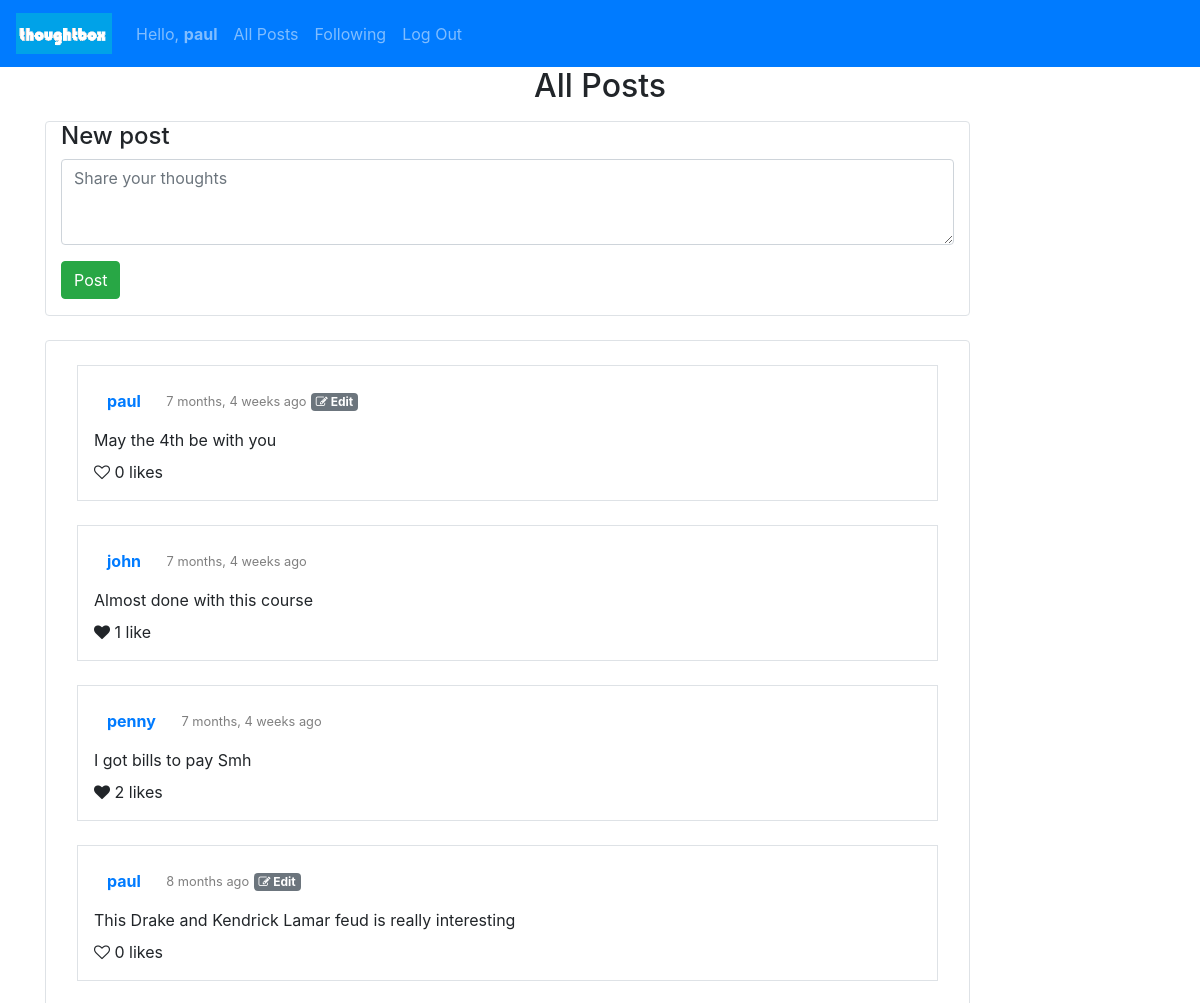
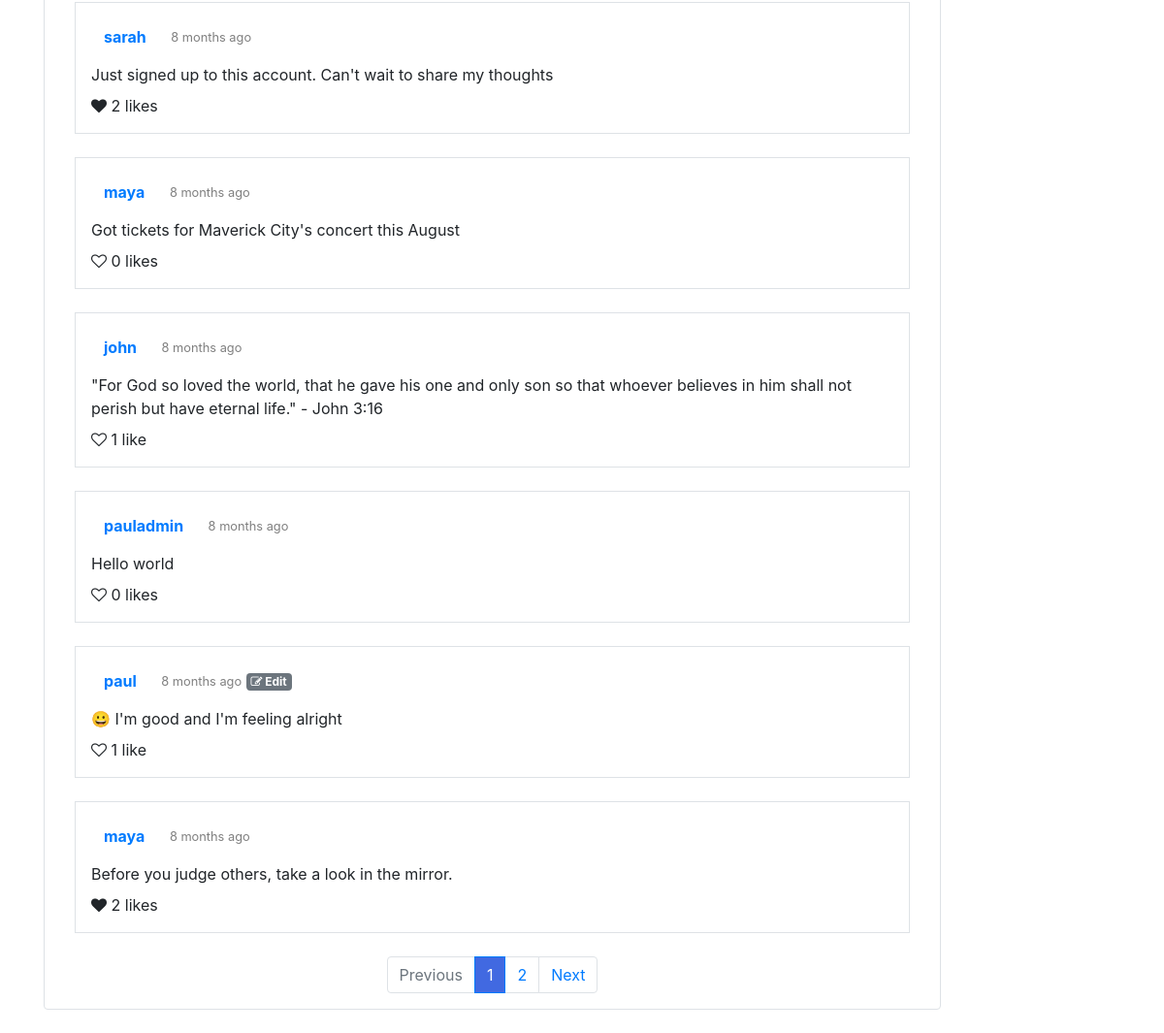
/ (signed in), run on the app's committed database (2 pictures, top to bottom).
### network/models.py (models this page shows, shortened)
class User(AbstractUser):
    pass
    following = models.ManyToManyField("self", blank=True, related_name="followers", symmetrical=False)

class Post(models.Model):
    author = models.ForeignKey(User, on_delete=models.CASCADE, related_name="posts")
    content = models.CharField(max_length=15000)
    posted_at = models.DateTimeField(auto_now_add=True)
    liked_by = models.ManyToManyField(User, blank=True, related_name="likes")
    def likes(self):
        return self.liked_by.all().count()
    class Meta:
        ordering = ['-posted_at']

### network/views.py (the view)
# urls.py: path("", views.index, name="index"),
def index(request):
    posts = Post.objects.all()
    paginator = Paginator(posts, 10) # shows 10 pages per page
    page_number = request.GET.get('page', 1)
    page = paginator.get_page(page_number)
    return render(request, "network/index.html", {
        'form': NewPostForm(),
        'page': page,
        'previous_page': get_previous_page,
        'next_page': get_next_page
    })

### network/forms.py
class NewPostForm(forms.ModelForm):
    class Meta:
        model = Post
        fields = ['content']
        labels = {
            'content': ''
        }
        widgets = {
            'content': forms.Textarea(attrs={'rows':3, 'maxlength': 1000, 'class': 'form-control', 'placeholder': 'Share your thoughts'})
        }

### network/templates/network/index.html (shortened to what this page needs)
{% extends "network/layout.html" %}
{% block body %}
    <div class="container">
        <h2 class="text-center title">All Posts</h2>
        {% if user.is_authenticated %}
        <div class="col-12 col-lg-10 border rounded mt-0 mt-sm-3">
            <h4>New post</h4>
            <form action="{% url 'newpost' %}" method="POST">
                {{ form }}
                <div class="form-group pt-3">
                    <button type="submit" class="btn btn-success">Post</button>
                </div>
            </form>
        </div>
        {% endif %}
        <div class="row-justify-content-center">
            <div class="col-12 col-lg-10 pt-4 my-4 border rounded bg-white">
                {% include "network/posts_container.html" %}
            </div>
        </div>
    </div>
{% endblock %}

### network/templates/network/layout.html (shortened to what this page needs)
{% load static %}
<!DOCTYPE html>
<html lang="en">
    <head>
        <link rel="stylesheet" href="https://stackpath.bootstrapcdn.com/bootstrap/4.4.1/css/bootstrap.min.css">
        <link rel="stylesheet" href="https://cdnjs.cloudflare.com/ajax/libs/font-awesome/4.7.0/css/font-awesome.min.css">
        <link href="{% static 'network/styles.css' %}" rel="stylesheet">
    </head>
    <body>
        <nav class="navbar navbar-expand-lg navbar-dark bg-primary">
            <a href="#">
                <img src="{% static "thoughtbox-logo.png" %}" height="51" width="96" class="navbar-brand">
            </a>
            <div>
              <ul class="navbar-nav mr-auto">
                {% if user.is_authenticated %}
                    <li class="nav-item">
                        <a class="nav-link" href="{% url 'profile' user.id %}">Hello, <strong>{{ user.username }}</strong></a>
                    </li>
                {% endif %}
                <li class="nav-item">
                  <a class="nav-link" href="{% url 'index' %}">All Posts</a>
                </li>
                {% if user.is_authenticated %}
                    <li class="nav-item">
                        <a class="nav-link" href="{% url 'following' %}">Following</a>
                    </li>
                    <li class="nav-item">
                        <a class="nav-link" href="{% url 'logout' %}">Log Out</a>
                    </li>
                {% endif %}
              </ul>
            </div>
          </nav>
        <div class="body">
            {% block body %}
            {% endblock %}
        </div>
    </body>
</html>

### network/templates/network/posts_container.html (shortened to what this page needs)
{% load humanize %}
{% load static %}
    {% for post in page.object_list %}
    <div class="border box-shadow-posts p-3 mb-4 mx-0 mx-md-3">
        <div class="pb-2" id="post_header_{{ post.id }}">
            <a href="{% url 'profile' post.author.id%}" class="btn btn-link">
                <strong>{{ post.author }}</strong>
            </a>
            {% if post.posted_at|date:'Y-m-d' <= post.posted_at|date:'Y-m-d'%}
                <small class="pl-2 text-black-50">{{ post.posted_at|naturaltime }}</small>
            {% else %}
                <small class="pl-2 text-black-50">{{ post.posted_at|date:"j F, Y, g:i a" }}</small>
            {% endif %}
            {% if user.is_authenticated and user == post.author %}
            <a href="javascript:void(0)" data-id="{{ post.id }}" id="edit_{{ post.id }}" class="badge badge-secondary btn-sm"><i class="fa fa-pencil-square-o" aria-hidden="true"></i> Edit</a>
            {% endif %}
        </div>
        <div id="post_bodygroup{{ post.id }}">
            <p id="post_body_{{ post.id }}"class="mb-2">{{ post.content }}</p>
        </div>
        <div id="post_likes_{{ post.id }}">
            {% if user.is_authenticated %}
            <i id="post_like_icon_{{ post.id }}" data-id="{{ post.id }}" class="like_icon  fa fa-heart{% if user in post.liked_by.all %} fas{% else %}-o{% endif %}"></i>
            {% else %}
            <i class="like_icon fa fa-heart {% if post.likes != 0 %}fas{% else %}fa fa-heart-o{% endif %}"></i>
            {% endif %}
            <span id="post_likecount_{{ post.id }}">{{ post.likes }} {% if post.likes == 1 %}like{% else %}likes{% endif %}</span>
        </div>
    </div>
    {% empty %}
    <div class="p-3 mb-4 mx-0 mx-md-3">
        <h4>No posts found!!!</h4>
    </div>
    {% endfor %}
    {% if page.object_list %}
    <nav aria-label="...">
        <ul class="pagination justify-content-center">
            <li class="page-item {% if not page.has_previous %} disabled {% endif %}">
                <a class="page-link" href="{{ previous_page_url }}">Previous</a>
            </li>
            {% for n in page.paginator.page_range %}
                {% if n == page.number %}
                <li class="page-item active" aria-current="page">
                    <span class="page-link" style="background-color: #4169e1;">{{ n }}</span>
                </li>
                {% elif n < page.number|add:3 and n > page.number|add:-3 %}
                <li>
                    <a class="page-link pagination-inactive" href="{{GET_params.urlencode}}?page={{ n }}">{{ n }}</a>
                </li>
                {% endif %}
            {% endfor %}
            <li class="page-item {% if not page.has_next %} disabled {% endif %}">
                <a class="page-link" href="{{ next_page_url }}">Next</a>
            </li>
        </ul>
    </nav>
    {% endif %}

### data on the page
User: username "paul"
Post: author "paul", posted_at "7 months, 4 weeks ago", content "May the 4th be with you", likes "0"
Post: author "john", posted_at "7 months, 4 weeks ago", content "Almost done with this course", likes "1"
Post: author "penny", posted_at "7 months, 4 weeks ago", content "I got bills to pay Smh", likes "2"
Post: author "paul", posted_at "8 months ago", content "This Drake and Kendrick Lamar feud is really interesting", likes "0"
Post: author "sarah", posted_at "8 months ago", content "Just signed up to this account. Can't wait to share my thoughts", likes "2"
Post: author "maya", posted_at "8 months ago", content "Got tickets for Maverick City's concert this August", likes "0"
Post: author "john", posted_at "8 months ago", content "\"For God so loved the world, that he gave his one and only son so that whoever believes in him shall not perish but have eternal life.\" - John 3:16", likes "1"
Post: author "pauladmin", posted_at "8 months ago", content "Hello world", likes "0"
Post: author "paul", posted_at "8 months ago", content "😀 I'm good and I'm feeling alright", likes "1"
Post: author "maya", posted_at "8 months ago", content "Before you judge others, take a look in the mirror.", likes "2"

### other printed values
{{ n }} "1"
{{ n }} "2"
